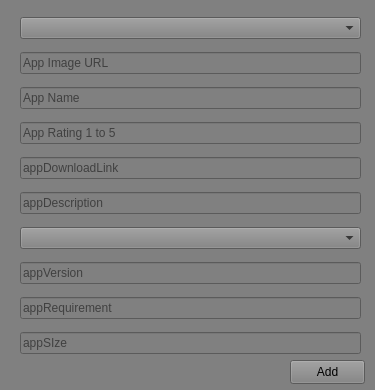
<?xml version="1.0" encoding="UTF-8"?>
<ui version="4.0">
 <class>Form</class>
 <widget class="QWidget" name="Form">
  <property name="geometry">
   <rect>
    <x>0</x>
    <y>0</y>
    <width>375</width>
    <height>390</height>
   </rect>
  </property>
  <property name="windowTitle">
   <string>Add</string>
  </property>
  <property name="styleSheet">
   <string notr="true">background: gray;</string>
  </property>
  <widget class="QWidget" name="verticalLayoutWidget">
   <property name="geometry">
    <rect>
     <x>20</x>
     <y>10</y>
     <width>341</width>
     <height>351</height>
    </rect>
   </property>
   <layout class="QVBoxLayout" name="verticalLayout">
    <item>
     <widget class="QComboBox" name="appOrGame">
      <property name="currentText">
       <string/>
      </property>
      <property name="placeholderText">
       <string>App or Game</string>
      </property>
      <item>
       <property name="text">
        <string>App or Game</string>
       </property>
      </item>
      <item>
       <property name="text">
        <string>Game</string>
       </property>
      </item>
      <item>
       <property name="text">
        <string>App</string>
       </property>
      </item>
     </widget>
    </item>
    <item>
     <widget class="QLineEdit" name="appPicture">
      <property name="text">
       <string/>
      </property>
      <property name="placeholderText">
       <string>App Image URL</string>
      </property>
     </widget>
    </item>
    <item>
     <widget class="QLineEdit" name="appName">
      <property name="text">
       <string/>
      </property>
      <property name="placeholderText">
       <string>App Name</string>
      </property>
     </widget>
    </item>
    <item>
     <widget class="QLineEdit" name="appRating">
      <property name="placeholderText">
       <string>App Rating 1 to 5</string>
      </property>
     </widget>
    </item>
    <item>
     <widget class="QLineEdit" name="appDownloadLink">
      <property name="placeholderText">
       <string>appDownloadLink</string>
      </property>
     </widget>
    </item>
    <item>
     <widget class="QLineEdit" name="appDescription">
      <property name="styleSheet">
       <string notr="true"/>
      </property>
      <property name="placeholderText">
       <string>appDescription</string>
      </property>
     </widget>
    </item>
    <item>
     <widget class="QComboBox" name="comboBox_2">
      <property name="styleSheet">
       <string notr="true"/>
      </property>
      <property name="placeholderText">
       <string>Category</string>
      </property>
      <item>
       <property name="text">
        <string>Category</string>
       </property>
      </item>
      <item>
       <property name="text">
        <string>Adventure</string>
       </property>
      </item>
      <item>
       <property name="text">
        <string>Action</string>
       </property>
      </item>
      <item>
       <property name="text">
        <string>Casual</string>
       </property>
      </item>
      <item>
       <property name="text">
        <string>Arcade</string>
       </property>
      </item>
     </widget>
    </item>
    <item>
     <widget class="QLineEdit" name="appVersion">
      <property name="placeholderText">
       <string>appVersion</string>
      </property>
     </widget>
    </item>
    <item>
     <widget class="QLineEdit" name="appRequirement">
      <property name="placeholderText">
       <string>appRequirement</string>
      </property>
     </widget>
    </item>
    <item>
     <widget class="QLineEdit" name="appSize">
      <property name="placeholderText">
       <string>appSIze</string>
      </property>
     </widget>
    </item>
   </layout>
  </widget>
  <widget class="QPushButton" name="pushButton">
   <property name="geometry">
    <rect>
     <x>290</x>
     <y>360</y>
     <width>75</width>
     <height>24</height>
    </rect>
   </property>
   <property name="text">
    <string>Add</string>
   </property>
  </widget>
 </widget>
 <resources/>
 <connections/>
</ui>
